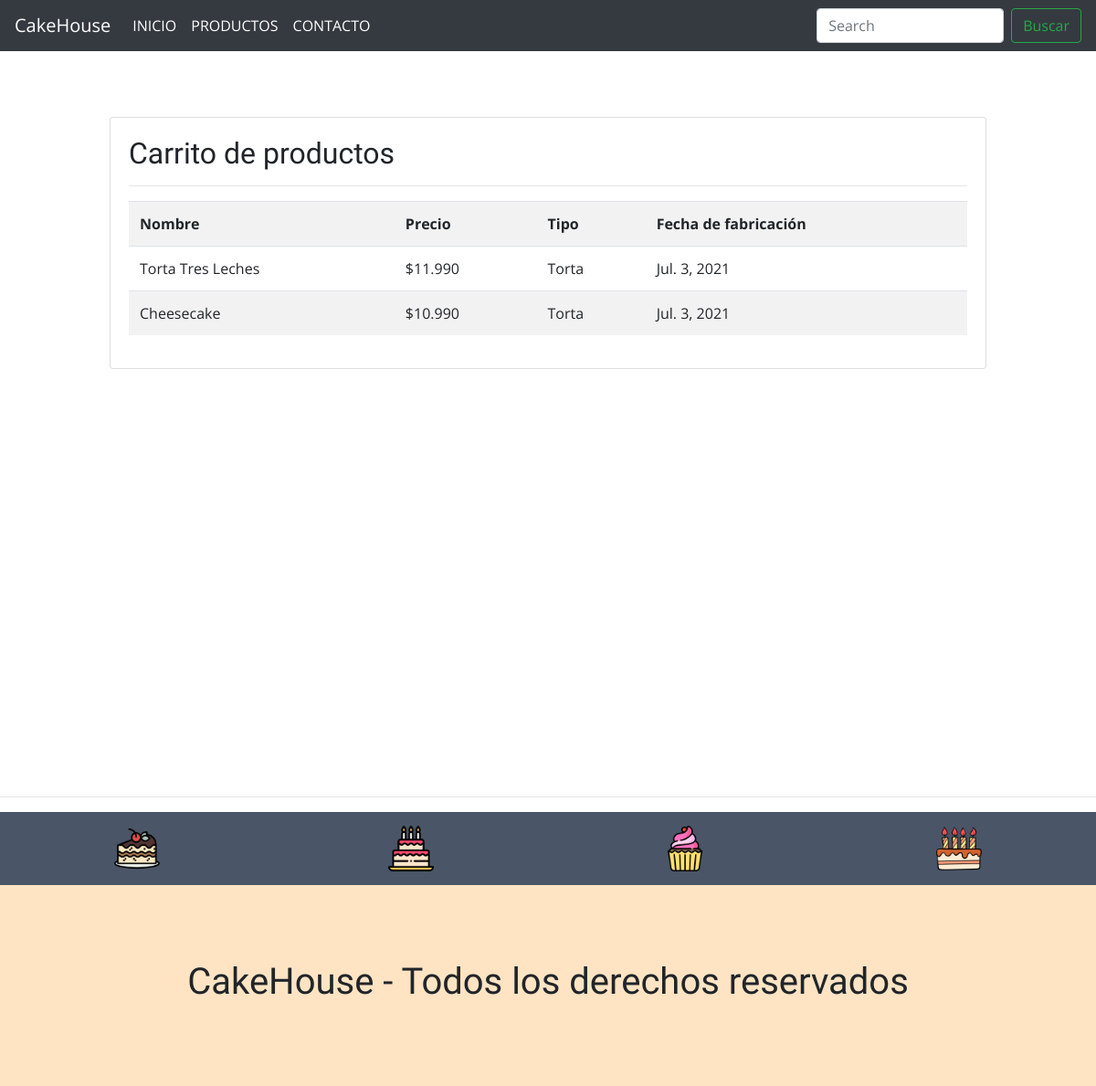
Page /listar-productos/ on the earlier database version.
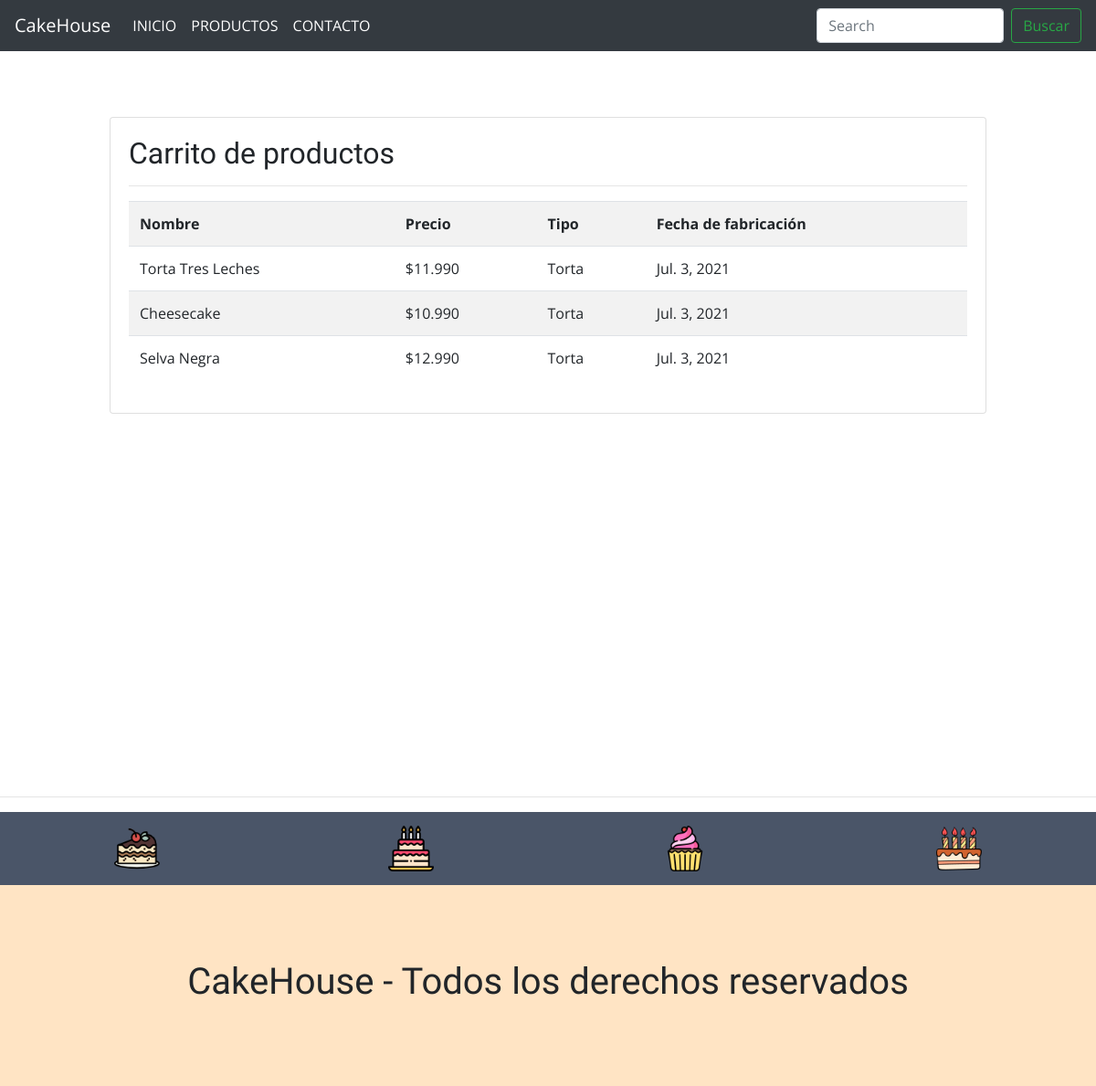
Same page on the later database version.
### app/models.py (models this page shows, shortened)
class Producto(models.Model):
    nombre = models.CharField(max_length=50)
    precio = models.IntegerField()
    descripcion = models.TextField()
    tipo = models.ForeignKey(Tipo, on_delete=models.PROTECT)
    fecha_fabricacion = models.DateField()
    image = models.ImageField(upload_to="productos", null=True)

class Tipo(models.Model):
    nombre = models.CharField(max_length=50)
    def __str__(self):
        return self.nombre

### app/views.py (the view)
# urls.py: path('listar-productos/', listar_productos, name="listar_productos"),
def listar_productos(request):
    productos = Producto.objects.all()
    data = {'productos': productos}
    return render(request, 'app/producto/listar.html', data)

### app/templates/app/producto/listar.html
{% extends 'app/base.html' %}
{% block contenido %}
{% load humanize %}
<br><br><br>
<div class="card">
    <div class="card-body">
        <h2>Carrito de productos</h2>
        <hr>
        <table class="table table-striped table-hover table-responsive-sm">
            <tr>
                <th>Nombre</th>
                <th>Precio</th>
                <th>Tipo</th>
                <th>Fecha de fabricación</th>
            </tr>
            {% for p in productos %}
            <tr>
                <td>{{ p.nombre | title }}</td>
                <td>${{ p.precio | intcomma }}</td>
                <td>{{ p.tipo | title }}</td>
                <td>{{ p.fecha_fabricacion }}</td>
            </tr>
            {% endfor %}
        </table>
    </div>
</div>
{% endblock %}

Differences in the rows shown:
added Producto: nombre "Selva Negra", precio "12.990", tipo "Torta", fecha_fabricacion "Jul. 3, 2021"
